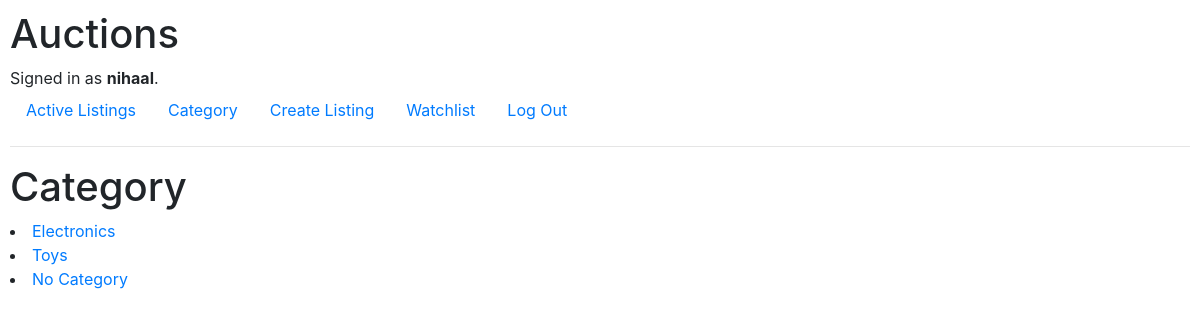
The app's page /category (signed in) with its own data.
### auctions/models.py (models this page shows)
class User(AbstractUser):
    pass

class Auction_list(models.Model):
    title = models.CharField(max_length=64)
    description = models.CharField(max_length=300)
    current_price = models.IntegerField()
    image_url = models.CharField(max_length=350, default=None, blank=True, null=True)
    created = models.DateTimeField(auto_now_add=True)
    category = models.CharField(max_length=64)

### auctions/views.py (the view)
# urls.py: path("category", views.category, name="category"),
def category(request):
    listing = Auction_list.objects.all()
    return render (request,"auctions/category.html",{
        "listing" : listing,
    })

### auctions/templates/auctions/category.html
{% extends "auctions/layout.html" %}
{% block body %}
<h1>Category</h1>
    {% for each in listing %}
        <li> <a href="category_listing/{{each.category}}" method="get">{{ each.category }}</a> </li>
    {% endfor %}
{% endblock %}

### auctions/templates/auctions/layout.html (shortened to what this page needs)
{% load static %}
<!DOCTYPE html>
<html lang="en">
    <head>
        <link rel="stylesheet" href="https://stackpath.bootstrapcdn.com/bootstrap/4.4.1/css/bootstrap.min.css">
        <link href="{% static 'auctions/styles.css' %}" rel="stylesheet">
    </head>
    <body>
        <h1>Auctions</h1>
        <div>
            {% if user.is_authenticated %}
                Signed in as <strong>{{ user.username }}</strong>.
            {% else %}
                Not signed in.
            {% endif %}
        </div>
        <ul class="nav">
            <li class="nav-item">
                <a class="nav-link" href="{% url 'index' %}">Active Listings</a>
            </li>
            <li class="nav-item">
                <a class="nav-link" href="{% url 'category' %}">Category</a>
            </li>
            <li class="nav-create">
                <a class="nav-link" href="{% url 'create_listing' %}">Create Listing</a>
            </li>
            <li class="nav-create">
                <a class="nav-link" href="{% url 'watchlist' %}">Watchlist</a>
            </li>
            {% if user.is_authenticated %}
                <li class="nav-item">
                    <a class="nav-link" href="{% url 'logout' %}">Log Out</a>
                </li>
            {% endif %}
        </ul>
        <hr>
        {% block body %}
        {% endblock %}
    </body>
</html>

### auctions/static/auctions/styles.css (style rules this page uses)
body { padding: 10px; }

### records on screen
User: username "nihaal"
Auction_list: category "Electronics"
Auction_list: category "Toys"
Auction_list: category "No Category"
